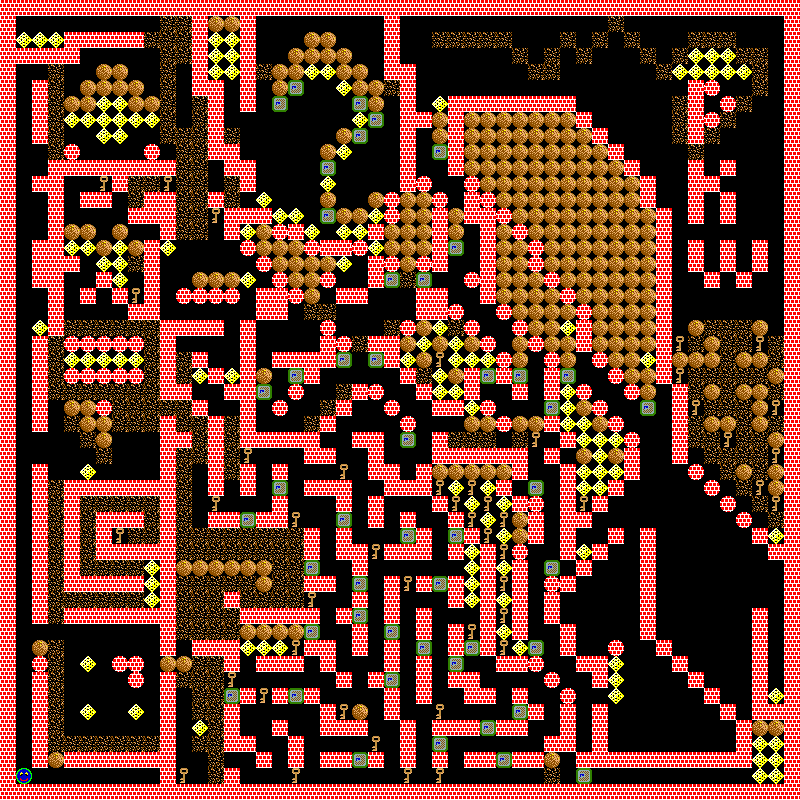

This game map was drawn from its Tiled (.tmx) file and the tilesets committed beside it. A one-line description and the full map source follow:
An orthogonal 50x50 tile map with 16x16 px tiles, 1 tile layer (Tile Layer 1).

<map version="1.8" tiledversion="1.8.2" orientation="orthogonal" renderorder="right-down" width="50" height="50" tilewidth="16" tileheight="16" infinite="0" nextlayerid="2" nextobjectid="1">
 <properties>
  <property name="Title" value="Doctor Jones, I presume" />
 </properties>
 <tileset firstgid="1" source="WinColl.tsx" />
 <layer id="1" name="Tile Layer 1" width="50" height="50">
  <data encoding="csv">
11,11,11,11,11,11,11,11,11,11,11,11,11,11,11,11,11,11,11,11,11,11,11,11,11,11,11,11,11,11,11,11,11,11,11,11,11,11,11,11,11,11,11,11,11,11,11,11,11,11,
11,10,10,10,10,10,10,10,10,10,15,15,11,16,16,11,10,10,10,10,10,10,10,10,11,10,10,10,10,10,10,10,10,10,10,10,10,10,15,10,10,10,10,10,10,10,10,10,10,11,
11,13,13,13,11,11,11,11,11,15,15,15,11,13,13,11,10,10,10,16,16,10,10,10,11,10,10,15,15,15,15,15,10,10,10,15,10,15,10,15,10,10,10,15,15,15,10,10,10,11,
11,11,11,11,11,10,10,10,10,10,15,15,11,13,13,11,10,10,16,16,16,16,10,10,11,10,10,10,10,10,10,10,15,10,15,10,15,10,10,10,15,10,15,13,13,13,15,15,10,11,
11,10,10,15,10,10,16,16,10,10,15,10,11,13,13,11,15,16,16,13,13,16,16,10,11,11,10,10,10,10,10,10,10,15,15,10,10,10,10,10,10,15,13,13,13,13,13,15,10,11,
11,10,11,15,10,16,16,16,16,10,15,10,11,11,10,11,10,16,12,10,10,13,16,16,15,11,10,10,10,10,10,10,10,10,10,10,10,10,10,10,10,10,10,11,14,10,10,15,10,11,
11,10,11,15,16,16,13,13,16,16,15,10,15,11,10,11,10,12,10,10,10,10,12,16,10,11,10,13,11,11,11,11,11,11,11,11,10,10,10,10,10,10,15,11,10,14,15,10,10,11,
11,10,11,15,13,13,13,13,13,13,15,10,15,11,10,10,10,10,10,10,10,10,13,12,10,11,11,16,11,16,16,16,16,16,16,16,11,10,10,10,10,10,15,11,14,15,10,10,10,11,
11,10,11,15,10,10,13,13,10,10,15,15,15,11,15,10,10,10,10,10,10,16,12,10,10,11,10,16,11,16,16,16,16,16,16,16,16,11,10,10,10,10,15,11,15,10,10,10,10,11,
11,10,10,15,14,10,10,10,10,14,10,15,15,11,11,10,10,10,10,10,16,13,10,10,10,11,10,12,11,16,16,16,16,16,16,16,16,16,11,10,10,10,10,15,10,10,10,10,10,11,
11,10,10,11,11,11,11,11,11,11,11,15,15,10,11,11,10,10,10,10,12,10,10,10,10,11,10,10,11,16,16,16,16,16,16,16,16,16,16,11,10,10,10,11,10,11,10,10,10,11,
11,10,11,11,10,10,17,11,15,15,17,15,15,10,15,11,10,10,10,10,13,10,10,10,10,11,14,10,10,14,16,16,16,16,16,16,16,16,16,16,11,10,10,11,11,10,10,10,10,11,
11,10,10,11,10,11,11,10,15,11,11,15,15,11,15,10,13,10,10,10,16,10,10,16,14,16,16,14,10,11,14,16,16,16,16,16,16,16,16,16,11,10,10,11,10,11,10,10,10,11,
11,10,10,11,10,10,10,10,11,11,11,15,15,17,11,11,11,13,13,10,12,16,16,13,14,16,16,11,16,11,11,14,16,16,16,16,16,16,16,16,16,11,10,11,10,11,10,10,10,11,
11,10,10,11,16,16,10,16,10,10,11,15,15,10,11,13,16,14,11,13,10,13,13,11,16,16,16,11,16,10,11,16,14,16,16,16,16,16,16,16,16,11,10,10,10,10,10,10,10,11,
11,10,11,11,13,13,16,13,16,11,13,10,10,10,10,14,16,16,16,14,11,11,14,13,16,16,16,11,12,10,11,16,16,14,16,16,16,16,16,16,16,11,10,11,10,11,10,11,10,11,
11,10,11,11,11,10,13,13,15,11,10,10,10,10,10,10,14,16,16,16,16,13,10,11,14,16,14,11,10,10,11,16,16,14,16,16,16,16,16,16,16,11,10,11,10,11,10,11,10,11,
11,10,11,11,10,10,11,13,10,11,10,10,16,16,16,13,10,14,16,16,14,10,10,11,12,15,12,10,10,14,11,16,16,16,14,16,16,16,16,16,16,11,10,10,11,10,11,10,10,11,
11,10,10,11,10,11,10,11,17,11,10,14,14,14,14,10,11,11,14,16,10,11,11,10,10,10,11,11,10,10,11,16,16,16,16,14,16,16,16,16,16,11,10,10,10,10,10,10,10,11,
11,10,10,11,10,10,10,10,11,11,10,10,10,10,10,10,11,11,10,15,15,10,10,10,10,10,11,11,14,10,10,14,16,16,16,16,14,16,16,16,16,11,10,10,10,10,10,10,10,11,
11,10,13,11,15,15,15,15,15,15,11,11,11,11,10,11,10,10,10,10,14,10,10,10,15,14,16,13,15,14,10,10,14,16,16,13,11,16,16,16,16,11,10,16,15,15,15,16,10,11,
11,10,11,15,14,14,14,14,14,15,11,10,10,10,10,11,10,10,10,10,11,14,15,11,11,16,13,16,13,16,14,10,16,14,16,16,11,16,16,16,16,11,17,15,16,15,15,17,15,11,
11,10,11,15,13,13,13,13,13,15,11,15,11,10,10,11,10,11,11,11,11,12,10,12,11,13,16,17,13,13,13,14,16,10,14,16,10,14,16,16,13,11,16,16,16,15,16,16,15,11,
11,10,11,15,14,14,14,14,14,15,11,15,13,11,13,11,16,10,12,11,10,10,10,10,10,11,15,13,16,11,12,11,12,10,11,12,10,10,14,16,16,11,17,15,15,15,15,15,16,11,
11,10,11,15,15,15,15,15,15,15,11,11,10,10,11,11,12,10,14,10,10,15,11,14,10,10,11,13,13,11,10,10,11,10,11,13,14,10,10,14,16,10,11,15,16,15,16,16,15,11,
11,10,11,10,16,16,14,15,15,15,15,15,11,10,10,11,10,14,10,10,15,11,10,10,14,10,10,11,11,13,14,10,10,10,12,13,16,14,10,10,12,10,11,17,15,15,15,16,17,11,
11,10,11,10,15,16,16,15,15,15,11,15,15,11,15,11,10,10,10,15,11,10,10,10,10,14,10,10,10,16,16,14,16,16,11,13,13,16,14,10,10,10,11,15,16,16,15,16,15,11,
11,10,10,10,10,15,16,10,10,10,11,11,15,11,15,11,11,11,11,11,10,10,11,11,10,12,10,11,15,15,15,10,15,17,10,11,13,13,13,14,10,10,11,15,15,17,15,15,16,11,
11,10,10,10,10,10,15,10,10,10,11,15,15,11,15,17,10,10,10,11,11,10,10,11,10,10,10,11,11,11,11,11,11,10,11,10,16,13,16,11,10,10,11,10,15,15,15,15,17,11,
11,10,11,10,10,13,10,10,10,10,11,15,10,11,15,11,10,11,10,10,10,17,10,11,11,10,11,16,16,16,16,16,11,10,10,11,13,13,13,11,10,10,10,14,10,15,16,15,16,11,
11,10,11,15,11,11,11,11,11,11,11,15,10,11,10,11,10,12,10,11,11,11,10,10,11,11,11,17,13,17,13,11,10,12,10,11,13,13,11,10,10,10,10,10,14,10,15,17,16,11,
11,10,11,15,11,15,15,15,15,15,11,15,10,17,10,10,10,11,10,10,10,11,10,11,10,10,10,11,17,13,17,13,11,14,10,11,17,11,10,10,10,10,10,10,10,14,10,15,17,11,
11,10,11,15,11,15,11,11,11,15,11,15,10,11,11,12,11,11,17,10,10,12,10,11,10,11,10,10,11,17,13,17,16,11,10,11,11,10,10,10,10,10,10,10,10,10,14,10,15,11,
11,10,11,15,11,15,11,17,15,15,11,15,15,15,15,15,15,15,15,11,10,11,10,10,10,12,11,10,12,11,17,13,16,11,10,11,10,10,11,10,11,10,10,10,10,10,10,11,13,11,
11,10,11,15,11,15,11,11,11,11,11,15,15,15,15,15,15,15,15,11,10,11,11,17,11,11,11,10,11,13,11,17,14,10,10,11,13,11,10,10,11,10,10,10,10,10,10,10,11,11,
11,10,11,15,11,15,15,15,15,13,11,16,16,16,16,16,16,15,15,12,10,10,11,10,10,10,10,10,10,13,11,13,11,10,12,10,11,10,10,10,11,10,10,10,10,10,10,10,10,11,
11,10,11,15,11,11,11,11,11,13,11,15,15,15,15,15,16,15,15,11,11,10,12,10,11,17,11,12,11,13,11,17,11,10,14,11,10,10,10,10,11,10,10,10,10,10,10,10,10,11,
11,10,11,15,15,15,15,15,15,13,11,15,15,15,11,15,15,15,15,17,10,10,11,10,11,10,10,10,11,13,11,13,11,10,11,10,10,10,10,10,11,10,10,10,10,10,10,10,10,11,
11,10,11,15,11,11,11,11,11,11,11,15,15,15,15,11,11,11,11,11,10,11,12,10,11,10,11,10,10,10,11,17,11,10,11,10,10,10,10,10,11,10,10,10,10,10,10,11,10,11,
11,10,10,10,10,10,10,10,10,10,11,15,15,15,15,16,16,16,16,12,10,10,11,10,12,10,11,10,11,17,11,13,11,10,10,11,10,10,10,10,11,10,10,10,10,10,10,11,10,11,
11,10,16,15,10,10,10,10,10,10,11,10,11,11,11,13,13,13,17,11,11,10,11,10,11,10,12,10,11,12,11,17,13,12,10,11,10,10,14,10,10,11,10,10,10,10,10,11,10,11,
11,10,14,15,10,13,10,14,14,10,16,16,15,15,11,10,11,11,11,10,11,10,10,10,11,10,11,10,12,10,10,11,11,14,10,10,11,11,13,10,10,10,11,10,10,10,10,11,10,11,
11,10,11,15,10,10,10,10,14,10,11,15,15,15,17,10,10,10,10,10,10,11,10,11,12,10,11,10,11,11,10,10,10,10,14,10,10,11,13,10,10,10,10,11,10,10,10,11,10,11,
11,10,11,15,10,10,10,10,10,10,11,10,15,15,12,11,17,11,12,11,10,10,10,10,11,10,11,10,10,11,11,10,11,10,10,14,10,10,13,10,10,10,10,10,11,10,10,11,13,11,
11,10,11,15,10,13,10,10,13,10,11,10,15,15,11,10,10,10,10,10,11,17,16,10,11,10,10,17,10,10,10,10,12,11,10,11,10,11,10,10,10,10,10,10,10,11,10,11,11,11,
11,10,11,15,10,10,10,10,10,10,11,10,13,15,11,10,10,11,10,10,11,11,11,10,10,11,10,11,11,11,12,11,11,10,10,11,10,11,10,10,10,10,10,10,10,10,11,16,16,11,
11,10,11,15,15,15,15,15,15,15,11,10,15,15,11,11,10,10,11,10,10,10,10,17,10,11,10,12,10,10,10,10,10,10,11,11,10,11,10,10,10,10,10,10,10,10,11,13,13,11,
11,10,11,16,11,11,11,11,11,11,11,10,10,15,10,10,11,10,11,10,11,11,12,11,10,11,10,11,10,11,11,12,11,11,16,10,11,11,11,11,11,11,11,11,11,11,11,13,13,11,
11,18,10,10,10,10,10,10,10,10,11,17,10,15,11,10,10,10,17,10,10,10,10,10,10,17,10,17,10,10,10,10,10,10,15,10,12,10,10,10,10,10,10,10,10,10,10,13,13,11,
11,11,11,11,11,11,11,11,11,11,11,11,11,11,11,11,11,11,11,11,11,11,11,11,11,11,11,11,11,11,11,11,11,11,11,11,11,11,11,11,11,11,11,11,11,11,11,11,11,11
</data>
 </layer>
</map>
